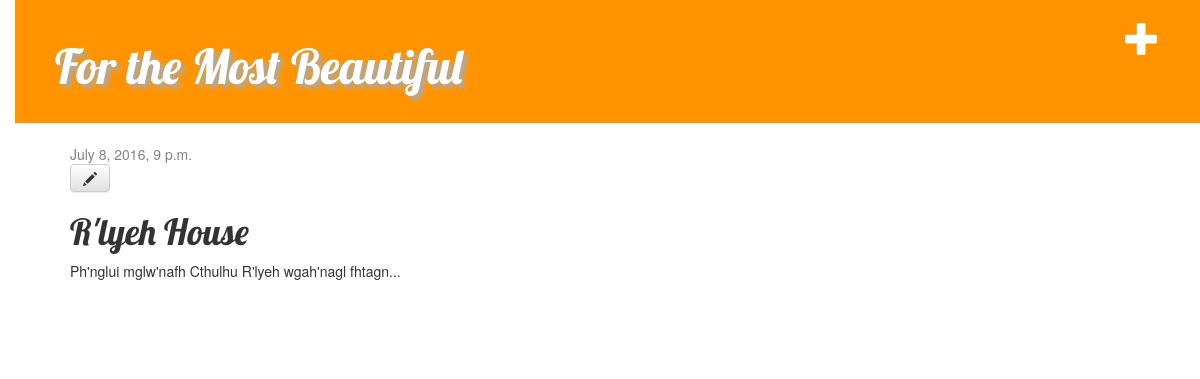
/post/6/ (signed in), run on the app's committed database.
### blog/models.py (models this page shows, shortened)
class Post(models.Model):
    author = models.ForeignKey('auth.User')
    title = models.CharField(max_length=200)
    text = models.TextField()
    created_date = models.DateTimeField(
            default=timezone.now)
    published_date = models.DateTimeField(
            blank=True, null=True)

### blog/views.py (the view)
# urls.py: url(r'^post/(?P<pk>\d+)/$', views.post_detail, name='post_detail'),
def post_detail(request, pk):
    post = get_object_or_404(Post, pk=pk)
    return render(request, 'blog/post_detail.html', {'post': post})

### blog/templates/blog/post_detail.html
{% extends 'blog/base.html' %}
{% block content %}
    <div class="post">
        {% if post.published_date %}
            <div class="date">
                {{ post.published_date }}
            </div>
        {% endif %}
        {% if user.is_authenticated %}
            <a class="btn btn-default" href="{% url 'post_edit' pk=post.pk %}"><span class="glyphicon glyphicon-pencil"></span></a>
		{% endif %}
        <h1>{{ post.title }}</h1>
        <p>{{ post.text|linebreaksbr }}</p>
    </div>
{% endblock %}

### blog/static/css/blog.css (style rules this page uses)
body { padding-left: 15px; }
h1, h2, h3, h4 { font-family: 'Lobster', cursive; }
.date { color: #828282; }
.post { margin-bottom: 70px; }

### data on the page
Post: published_date "July 8, 2016, 9 p.m.", title "R'lyeh House", text "Ph'nglui mglw'nafh Cthulhu R'lyeh wgah'nagl fhtagn..."
